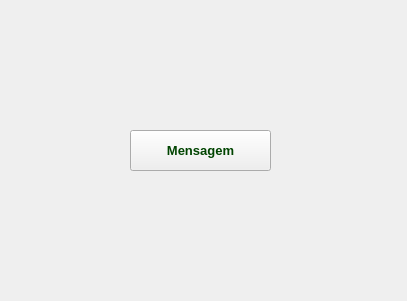
<?xml version="1.0" encoding="UTF-8"?>
<ui version="4.0">
 <class>MainWindow</class>
 <widget class="QMainWindow" name="MainWindow">
  <property name="geometry">
   <rect>
    <x>0</x>
    <y>0</y>
    <width>407</width>
    <height>301</height>
   </rect>
  </property>
  <property name="minimumSize">
   <size>
    <width>407</width>
    <height>301</height>
   </size>
  </property>
  <property name="maximumSize">
   <size>
    <width>407</width>
    <height>301</height>
   </size>
  </property>
  <property name="windowTitle">
   <string>Caixas de Mensagens</string>
  </property>
  <widget class="QWidget" name="centralwidget">
   <widget class="QPushButton" name="btnMens">
    <property name="geometry">
     <rect>
      <x>130</x>
      <y>130</y>
      <width>141</width>
      <height>41</height>
     </rect>
    </property>
    <property name="font">
     <font>
      <family>Arial</family>
      <pointsize>10</pointsize>
      <bold>true</bold>
     </font>
    </property>
    <property name="styleSheet">
     <string notr="true">color: #004400;</string>
    </property>
    <property name="text">
     <string>Mensagem</string>
    </property>
   </widget>
  </widget>
 </widget>
 <resources/>
 <connections/>
</ui>
